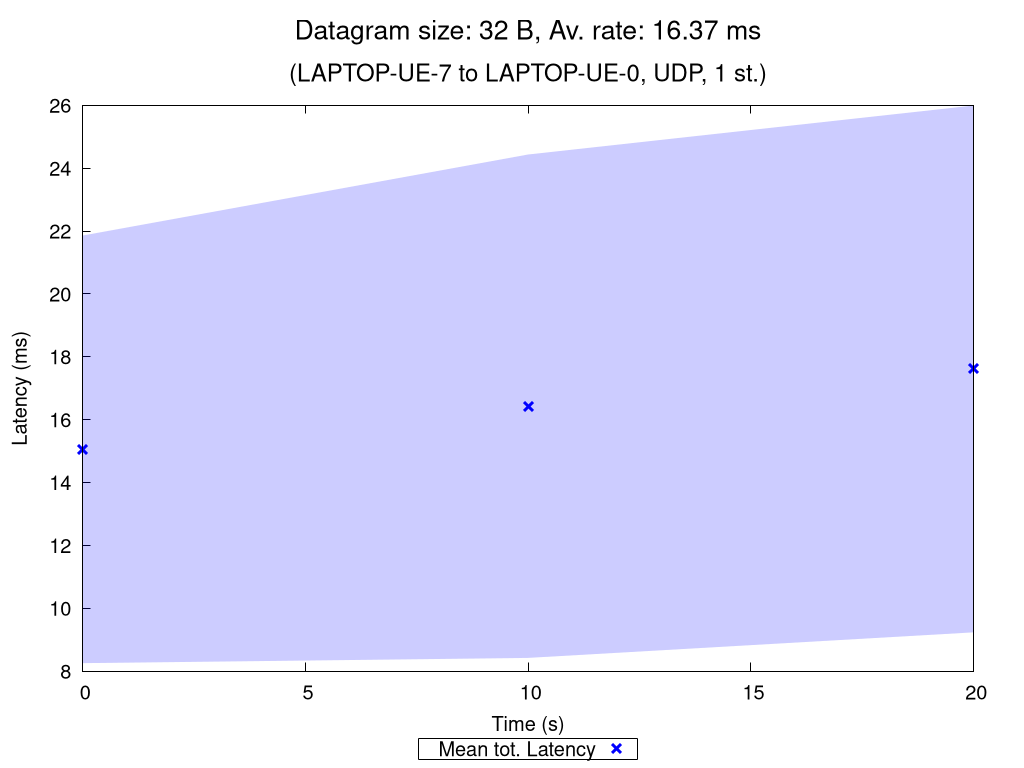

The gnuplot source for this figure:
set terminal pngcairo nocrop enhanced size 1024,768 font "Verdana,15"
set output "UDP_1_st_2020_11_05_14-51-47_two2one_00032B.png"

set title "{/=20 Datagram size: 32 B, Av. rate: 16.37 ms}\n\n{/=18 (LAPTOP-UE-7 to LAPTOP-UE-0, UDP, 1 st.)}"

set xlabel "Time (s)"
set ylabel "Latency (ms)"
set ytics nomirror
set key bmargin center horizontal box samplen 1 width -1
set bmargin 4.6
set rmargin 4.5

rf = 1.0  # rate factor
set style fill transparent solid 0.2 noborder
set autoscale xfix
plot "UDP_1_st_2020_11_05_14-51-47_two2one_00032B_iperf_processed.dat" using 1:($2/rf-$3/rf):($2/rf+$3/rf) with filledcurves lc rgb "blue" notitle, \
     "" using 1:($2/rf) with points pt 2 ps 1.5 lw 3 lc rgb "blue" title "Mean tot. Latency", \
